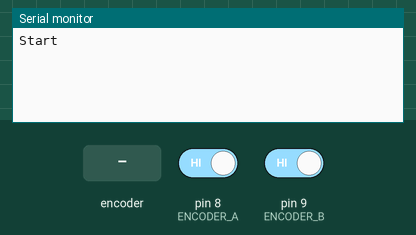
Bench run of a sketch on a simulated Arduino Uno, built with avr-gcc and run on an emulated ATmega328P. Parts: the last lines printed to the serial monitor. The test bench sets the inputs (shaded band); at power-on: pin 8 (ENCODER_A) HIGH, pin 9 (ENCODER_B) HIGH.

Above: at 1.2 s.
1.3 s: rotary encoder on pin 8 (ENCODER_A) / pin 9 (ENCODER_B) turned 1 step (first pin leading)
At 2.5 s:
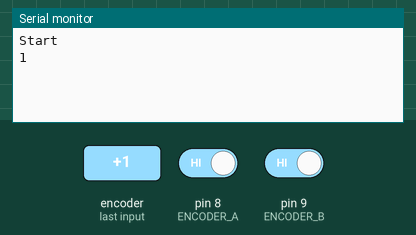
3.0 s: rotary encoder on pin 8 (ENCODER_A) / pin 9 (ENCODER_B) turned 1 step (first pin leading)
At 4.0 s:
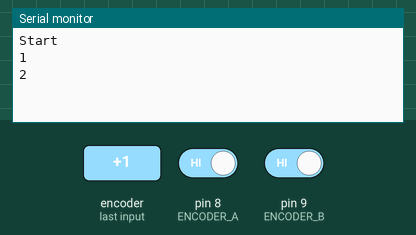

The sketch:

encoder.ino
```cpp
#define ENCODER_A 8
#define ENCODER_B 9


void setup() {
  Serial.begin(115200);
  Serial.println("Start");
  pinMode(ENCODER_A, INPUT);
  pinMode(ENCODER_B, INPUT);
}

int getEncoderState() {
  return digitalRead(ENCODER_B) | (digitalRead(ENCODER_A) << 1);
}

int updateEncoder() {
  int encoderState = digitalRead(ENCODER_B) | (digitalRead(ENCODER_A) << 1);
  static int encoderPreviousState = encoderState;
  static int encoderValue = 0;
  static int rotation = 0;
  switch (encoderPreviousState) {
    case 0b11:
      switch (encoderState) {
        case 0b11:
          break;
        case 0b01:
          rotation++;
          encoderPreviousState = encoderState;
          break;
        case 0b10:
          rotation--;
          encoderPreviousState = encoderState;
          break;
        default:
          rotation = 0;
      }
      break;
    case 0b10:
      switch (encoderState) {
        case 0b10:
          break;
        case 0b11:
          rotation++;
          encoderPreviousState = encoderState;
          break;
        case 0b00:
          rotation--;
          encoderPreviousState = encoderState;
          break;
        default:
          rotation = 0;
      }
      break;
    case 0b01:
      switch (encoderState) {
        case 0b01:
          break;
        case 0b00:
          rotation++;
          encoderPreviousState = encoderState;
          break;
        case 0b11:
          rotation--;
          encoderPreviousState = encoderState;
          break;
        default:
          rotation = 0;
      }
      break;
    case 0b00:
      switch (encoderState) {
        case 0b00:
          break;
        case 0b10:
          rotation++;
          encoderPreviousState = encoderState;
          break;
        case 0b01:
          rotation--;
          encoderPreviousState = encoderState;
          break;
        default:
          rotation = 0;
      }
      break;
  }
  switch (rotation) {
    case 3:
      encoderValue++;
      rotation = 0;
      break;
    case -3:
      encoderValue--;
      rotation = 0;
      break;
  }
  return encoderValue;
}

int prevEncoderValue = 0;
void loop() {
  int encoderValue = updateEncoder();
  if (prevEncoderValue != encoderValue) {
    Serial.println(encoderValue);
    prevEncoderValue = encoderValue;
  }
}
```

Measured:
- after the input at 1.3 s, the serial monitor: prints a new line after 0.05 s (image 1)
- after the input at 3.0 s, the serial monitor: prints a new line at once (image 2)
